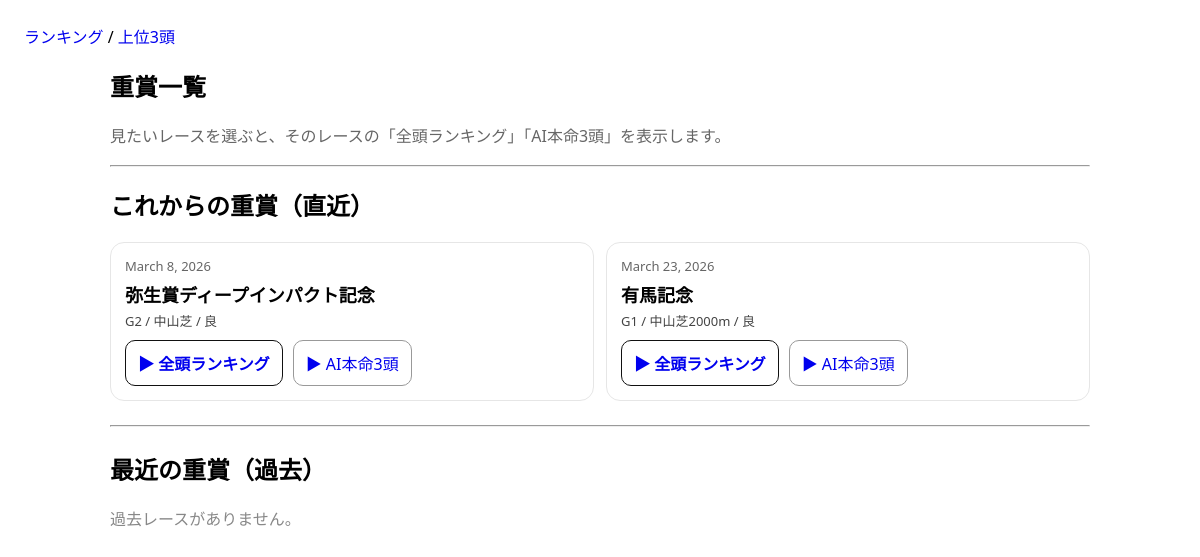
Before: /races/ with the older database file.
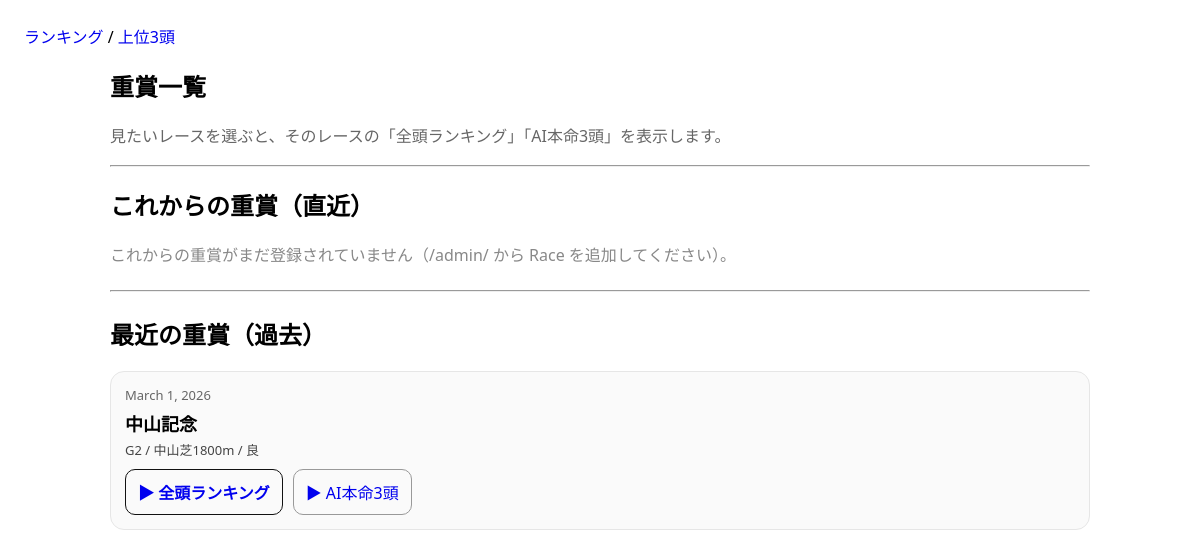
After: the same page with the newer database file.
### keibaapp_1/models.py (models this page shows, shortened)
class Race(models.Model):
    GRADE_CHOICES = [("G1", "G1"), ("G2", "G2"), ("G3", "G3")]
    name = models.CharField(max_length=100)
    race_date = models.DateField()
    course = models.CharField(max_length=100)  # 例：東京 ダ1600
    grade = models.CharField(max_length=2, choices=GRADE_CHOICES)
    track_condition = models.CharField(max_length=10, blank=True, default="")  # 良/稍/重/不
    pace = models.CharField(max_length=1, blank=True, default="")  # S/M/H
    pace_comment = models.CharField(max_length=100, blank=True, default="")
    created_at = models.DateTimeField(auto_now_add=True)

### keibaapp_1/views.py (the view)
# urls.py: path("races/", views.races_page, name="races_page"),
def races_page(request):
    today = now().date()
    upcoming = Race.objects.filter(race_date__gte=today).order_by("race_date")[:20]
    recent = Race.objects.filter(race_date__lt=today).order_by("-race_date")[:20]
    return render(request, "keibaapp_1/races.html", {
        "upcoming": upcoming,
        "recent": recent,
        "today": today,
    })

### keibaapp_1/templates/keibaapp_1/races.html (shortened to what this page needs)
{% extends "keibaapp_1/base.html" %}
{% block content %}
<section style="max-width: 980px; margin: 0 auto;">
  <h1>重賞一覧</h1>
  <p style="color:#666;">
    見たいレースを選ぶと、そのレースの「全頭ランキング」「AI本命3頭」を表示します。
  </p>
  <hr style="margin: 18px 0;">
  <h2>これからの重賞（直近）</h2>
  {% if upcoming %}
    <div style="display:grid; grid-template-columns: repeat(auto-fit, minmax(260px, 1fr)); gap: 12px;">
      {% for r in upcoming %}
        <div style="border:1px solid #e6e6e6; border-radius:14px; padding:14px; background:#fff;">
          <div style="font-size:13px; color:#666;">{{ r.race_date }}</div>
          <div style="font-weight:800; font-size:18px; margin:6px 0 4px;">{{ r.name }}</div>
          <div style="color:#444; font-size:13px;">
            {{ r.grade }} / {{ r.course }}
            {% if r.track_condition %} / {{ r.track_condition }}{% endif %}
          </div>
          <div style="display:flex; gap:10px; flex-wrap:wrap; margin-top: 10px;">
            <a href="/race/?race_id={{ r.id }}" style="padding:10px 12px; border-radius:10px; border:1px solid #111; text-decoration:none; font-weight:700;">
              ▶ 全頭ランキング
            </a>
            <a href="/top/?race_id={{ r.id }}" style="padding:10px 12px; border-radius:10px; border:1px solid #999; text-decoration:none;">
              ▶ AI本命3頭
            </a>
          </div>
        </div>
      {% endfor %}
    </div>
  {% else %}
    <p style="color:#888;">これからの重賞がまだ登録されていません（/admin/ から Race を追加してください）。</p>
  {% endif %}
  <hr style="margin: 24px 0;">
  <h2>最近の重賞（過去）</h2>
  {% if recent %}
    <div style="display:grid; grid-template-columns: repeat(auto-fit, minmax(260px, 1fr)); gap: 12px;">
      {% for r in recent %}
        <div style="border:1px solid #e6e6e6; border-radius:14px; padding:14px; background:#fafafa;">
          <div style="font-size:13px; color:#666;">{{ r.race_date }}</div>
          <div style="font-weight:800; font-size:18px; margin:6px 0 4px;">{{ r.name }}</div>
          <div style="color:#444; font-size:13px;">
            {{ r.grade }} / {{ r.course }}
            {% if r.track_condition %} / {{ r.track_condition }}{% endif %}
          </div>
          <div style="display:flex; gap:10px; flex-wrap:wrap; margin-top: 10px;">
            <a href="/race/?race_id={{ r.id }}" style="padding:10px 12px; border-radius:10px; border:1px solid #111; text-decoration:none; font-weight:700;">
              ▶ 全頭ランキング
            </a>
            <a href="/top/?race_id={{ r.id }}" style="padding:10px 12px; border-radius:10px; border:1px solid #999; text-decoration:none;">
              ▶ AI本命3頭
            </a>
          </div>
        </div>
      {% endfor %}
    </div>
  {% else %}
    <p style="color:#888;">過去レースがありません。</p>
  {% endif %}
</section>
{% endblock %}

Changed rows visible on the page:
removed Race: race_date "March 8, 2026", name "弥生賞ディープインパクト記念", grade "G2", course "中山芝", track_condition "良", shown under "これからの重賞（直近）"
removed Race: race_date "March 23, 2026", name "有馬記念", grade "G1", course "中山芝2000m", track_condition "良", shown under "これからの重賞（直近）"
added Race: race_date "March 1, 2026", name "中山記念", grade "G2", course "中山芝1800m", track_condition "良", shown under "最近の重賞（過去）"
Other visible differences:
text no longer shown: "過去レースがありません。"
text now shown: "これからの重賞がまだ登録されていません（/admin/ から Race を追加してください）。"
